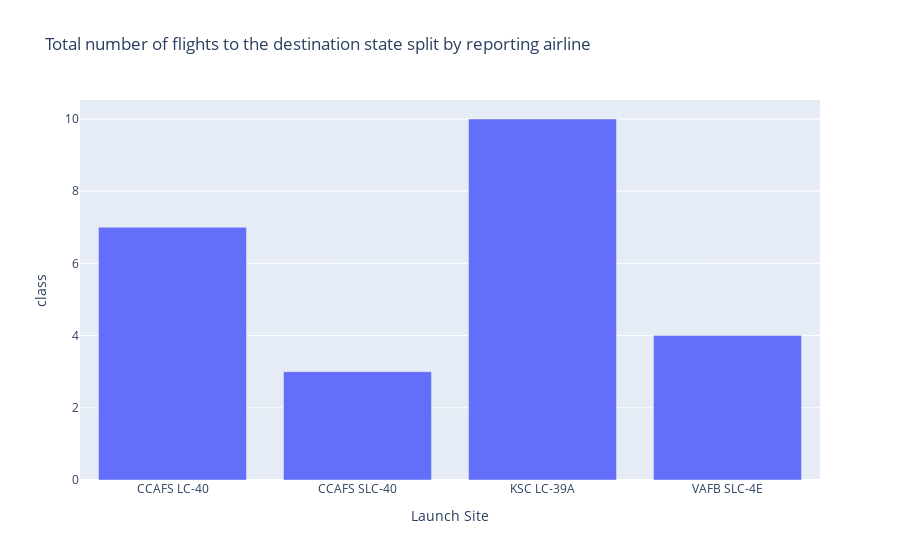

The cell this chart's notebook holds for it:
### Code cell
fig.show()

### Figure 1 — Plotly figure (JSON) as saved in the notebook; plotly's stock layout.template omitted (floating-point values rounded to 4 significant figures)
{"data": [{"alignmentgroup": "True", "hovertemplate": "Launch Site=%{x}<br>class=%{y}<extra></extra>", "legendgroup": "", "marker": {"color": "#636efa", "pattern": {"shape": ""}}, "name": "", "offsetgroup": "", "orientation": "v", "showlegend": false, "textposition": "auto", "type": "bar", "x": ["CCAFS LC-40", "CCAFS SLC-40", "KSC LC-39A", "VAFB SLC-4E"], "xaxis": "x", "y": [7, 3, 10, 4], "yaxis": "y"}], "layout": {"barmode": "relative", "legend": {"tracegroupgap": 0}, "title": {"text": "Total number of flights to the destination state split by reporting airline"}, "xaxis": {"anchor": "y", "domain": [0, 1], "title": {"text": "Launch Site"}}, "yaxis": {"anchor": "x", "domain": [0, 1], "title": {"text": "class"}}}}
